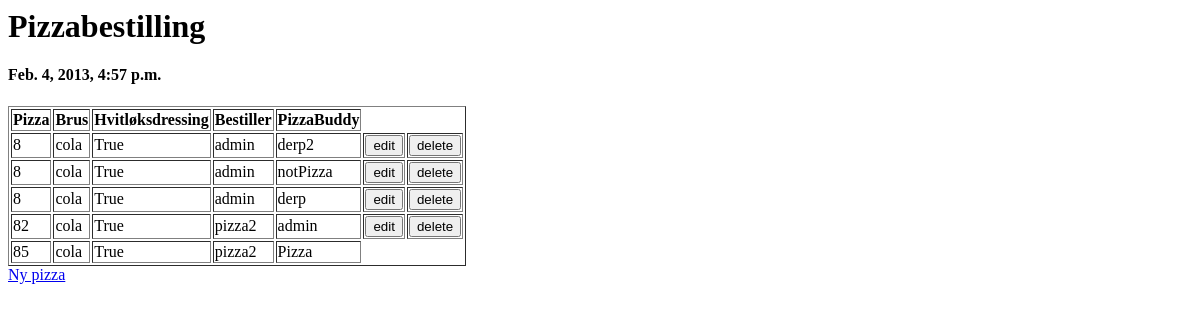
The page /pizza/ (signed in) on the database as committed earlier.
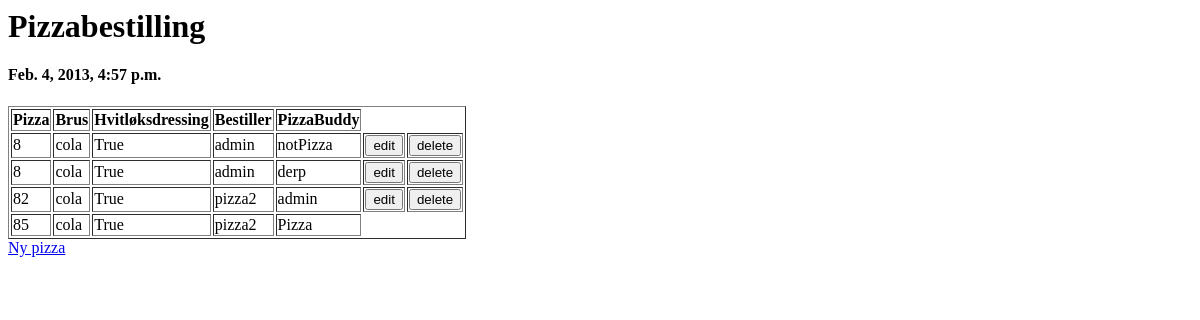
The same page on the database as committed later.
### pizzasystem/models.py (models this page shows, shortened)
class Pizza(models.Model):
    order = models.ForeignKey(Order)
    user = models.ForeignKey(User, related_name="Owner")
    buddy = models.ForeignKey(User, related_name="Pizzabuddy", null=True)
    soda = models.CharField(_('brus'), blank=True, null=True, default='cola', max_length=25)
    dressing = models.BooleanField(_('hvitloksdressing'), default=True)
    pizza = models.IntegerField(_('pizzanummer'), max_length=2, default=8)
    def __init__(self, *args, **kwargs):
        super(Pizza, self).__init__(*args, **kwargs)
        self.order = Order.objects.all().latest()
    class Meta:
        verbose_name = _('Pizza')
        verbose_name_plural = _('Pizzar')

### pizzasystem/views.py (the view)
def index(request):
    if(is_allowed(request)):
        order = Order.objects.all().latest()
        return render(request, 'pizzasystem/index.html', {'order' : order})
    return denied()

### pizzasystem/models.py (called while the page is built)
    def pizza_users(self):
        return Group.objects.get(name='pizza').user_set.all()

### pizzasystem/views.py (called while the page is built)
def is_allowed(request):
    allowed = Order.objects.all().latest().pizza_users()
    for user in allowed:
        if user == request.user:
            return True
    return False

### templates/pizzasystem/index.html
{% if order %}
    <h1>Pizzabestilling</h1>
    <h4>{{order.date}}</h4>
    <table border ="1">
    <tr>
        <th>Pizza</th>
        <th>Brus</th>
        <th>Hvitløksdressing</th>
        <th>Bestiller</th>
        <th>PizzaBuddy</th>
    </tr>
    {% for pizza in order.pizza_set.all %}
        <tr>
            <td>{{pizza.pizza}}</td>
            <td>{{pizza.soda}}</td>
            <td>{{pizza.dressing}}</td>
            <td>{{pizza.user.username}}</td>
            <td>{{pizza.buddy.username}}</td>
            {% if user == pizza.user or user == pizza.buddy %}
                <td><a href=/pizza/{{pizza.id}}><button>edit</button></a></td>
                <td><a href=/pizza/delete/{{pizza.id}}><button>delete</button></a></td>
            {% endif %}
         </tr>
    {% endfor %}
    </table>
{% else %}
    <p>No orders available.</p>
{% endif %}
<a href="/pizza/pizzaview/">Ny pizza</a>

Rows that differ between the two databases and show on the page:
removed Pizza: pizza "8", soda "cola", dressing "True", user.username "admin", buddy.username "derp2"
